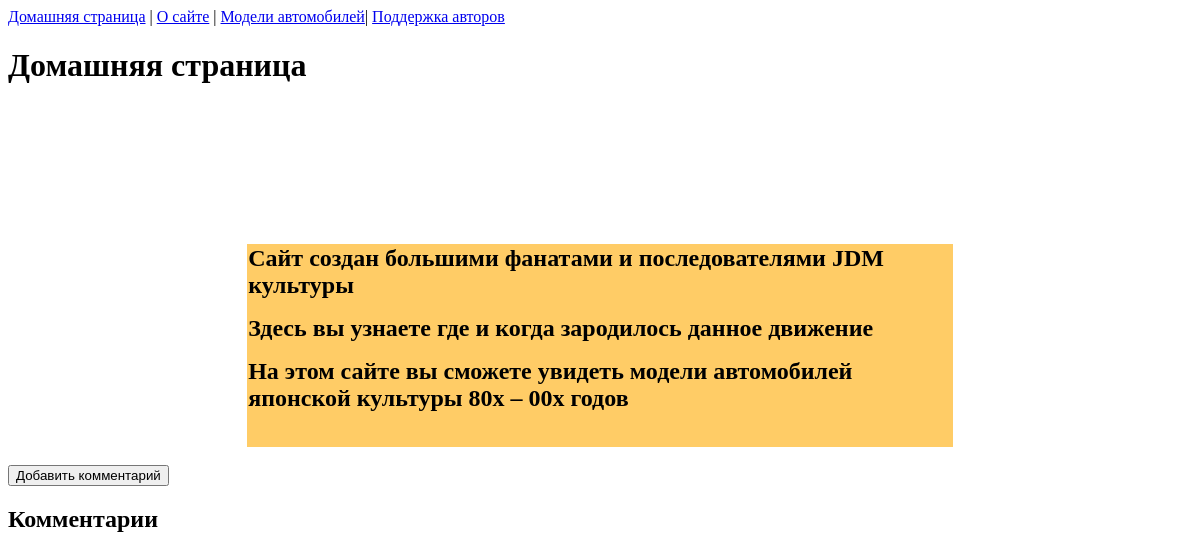
Before: / with the older database file.
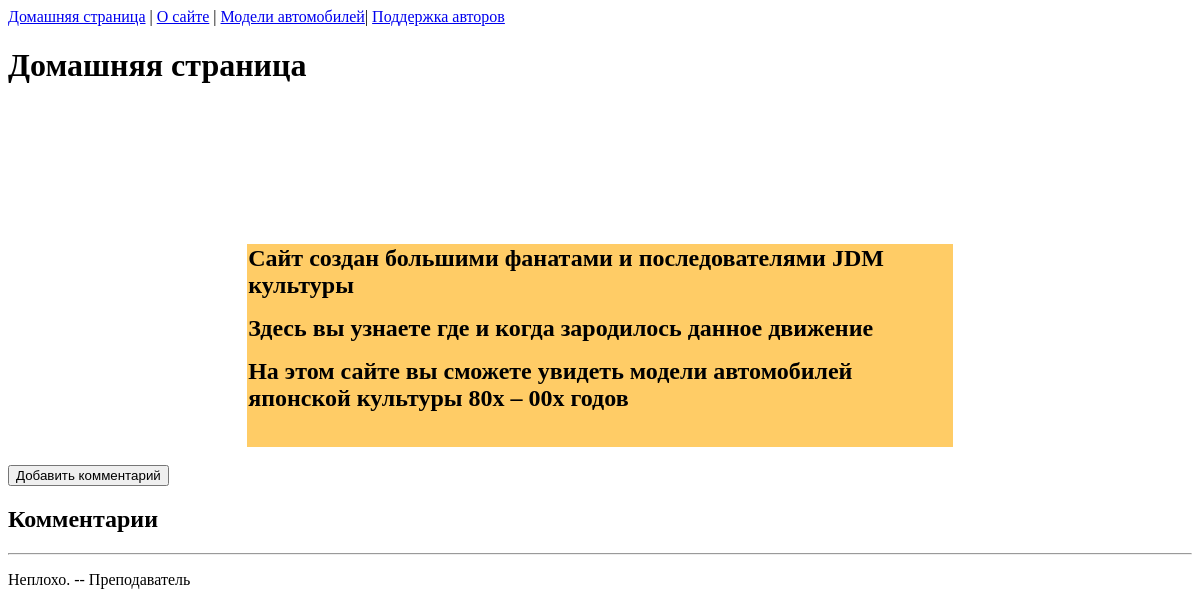
After: the same page with the newer database file.
### pages/models.py (models this page shows, shortened)
class Comment(models.Model):
    text = models.TextField(default = '', blank = True, null = False, verbose_name = 'Комментарий:')
    class Meta:
        verbose_name_plural = 'Комментарии'
        verbose_name = 'Комментарий'

### pages/views.py (the view)
# urls.py: path('', HomePageView.as_view(), name='home'),
class HomePageView(TemplateView):
    template_name = 'home.html'
    context_object_name = 'all_comments_list'
    def get_context_data(self, **kwargs):
        context = super().get_context_data(**kwargs)
        context['all_comments_list'] = Comment.objects.all()
        return context

### templates/home.html
{% extends 'base.html' %}
{% load static %}
{% block content %}
<h1>Домашняя страница</h1>
<p>&nbsp;</p>
<p>&nbsp;</p>
<p>&nbsp;</p>
<p>&nbsp;</p>
<table border="0" width="100%">
	<tr>
		<td width="20%">&nbsp;</td>
		<td width="60%" bgcolor="#FFCC66"><b><font face="Comic Sans MS" size="5">Сайт создан большими фанатами и последователями JDM культуры</font></b><p>
<b><font face="Comic Sans MS" size="5">Здесь вы узнаете где и когда зародилось данное движение
</font></b> </p>
<p>
<b><font face="Comic Sans MS" size="5">На этом сайте вы сможете увидеть модели автомобилей японской культуры 80х – 00х
годов</font></b></p>
		<p>&nbsp;</td>
		<td width="20%">&nbsp;</td>
	</tr>
</table>
<div class="card-footer">
	<p><a href="{% url 'comment_new' %}"><button class="btn btn-success ml-2" type="input">Добавить комментарий</button></a></p>
	<h2><b>Комментарии</b></h2>
	{% for comment in all_comments_list.all %}
		<hr>
		<p>{{ comment.text }}</p>
	{% endfor %}
</div>
{% endblock content %}

### templates/base.html (shortened to what this page needs)
{% load static %}
<html>
 <head>
 </head>
 <body>
<header>
  <p style="color:Black;"><a href="{% url 'home' %}">Домашняя страница</a> | <a href="{% url 'about' %}">О сайте</a> | <a href="{% url 'cars' %}">Модели автомобилей</a>| <a href="{% url 'help' %}">Поддержка авторов</a></p>
</header>
{% block content %}
{% endblock content %}

### templates/base.html (style rules this page uses)
body { background: #FFF url('https://imageup.ru/img291/3760182/jdm_culture.jpg'); color: #000; background-attachment: fixed; background-size: 100%; }

Changed rows visible on the page:
added Comment: text "Неплохо. -- Преподаватель"
